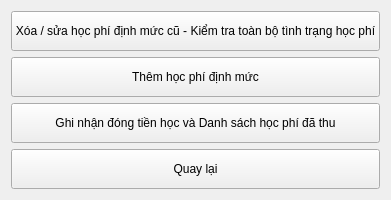
<?xml version="1.0" encoding="UTF-8"?>
<ui version="4.0">
 <class>quanlyhocphi</class>
 <widget class="QWidget" name="quanlyhocphi">
  <property name="geometry">
   <rect>
    <x>0</x>
    <y>0</y>
    <width>345</width>
    <height>200</height>
   </rect>
  </property>
  <property name="maximumSize">
   <size>
    <width>500</width>
    <height>400</height>
   </size>
  </property>
  <property name="windowTitle">
   <string>Quản lý học phí</string>
  </property>
  <layout class="QVBoxLayout" name="verticalLayout">
   <item>
    <widget class="QPushButton" name="xhpdmc">
     <property name="sizePolicy">
      <sizepolicy hsizetype="Expanding" vsizetype="Expanding">
       <horstretch>0</horstretch>
       <verstretch>0</verstretch>
      </sizepolicy>
     </property>
     <property name="text">
      <string>Xóa / sửa học phí định mức cũ - Kiểm tra toàn bộ tình trạng học phí</string>
     </property>
    </widget>
   </item>
   <item>
    <widget class="QPushButton" name="themhpdm">
     <property name="sizePolicy">
      <sizepolicy hsizetype="Expanding" vsizetype="Expanding">
       <horstretch>0</horstretch>
       <verstretch>0</verstretch>
      </sizepolicy>
     </property>
     <property name="text">
      <string>Thêm học phí định mức</string>
     </property>
    </widget>
   </item>
   <item>
    <widget class="QPushButton" name="gndth">
     <property name="sizePolicy">
      <sizepolicy hsizetype="Expanding" vsizetype="Expanding">
       <horstretch>0</horstretch>
       <verstretch>0</verstretch>
      </sizepolicy>
     </property>
     <property name="text">
      <string>Ghi nhận đóng tiền học và Danh sách học phí đã thu</string>
     </property>
    </widget>
   </item>
   <item>
    <widget class="QPushButton" name="quaylai">
     <property name="sizePolicy">
      <sizepolicy hsizetype="Expanding" vsizetype="Expanding">
       <horstretch>0</horstretch>
       <verstretch>0</verstretch>
      </sizepolicy>
     </property>
     <property name="text">
      <string>Quay lại</string>
     </property>
    </widget>
   </item>
  </layout>
 </widget>
 <resources/>
 <connections/>
</ui>
